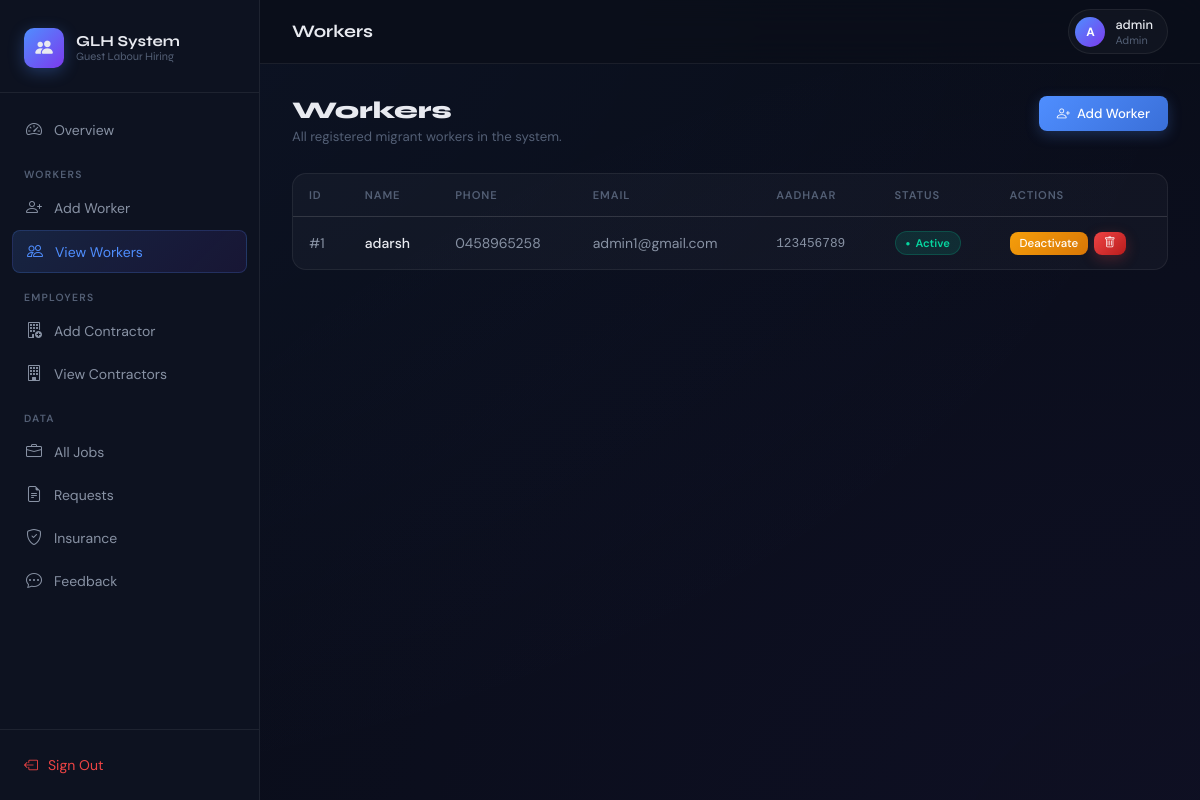
Screenshot of /admin-panel/workers/ (signed in) with the database file from the repository.
### hiring/models.py (models this page shows, shortened)
class UserProfile(models.Model):
    USER_TYPE_CHOICES = [
        ('Admin',    'Admin'),
        ('Police',   'Police'),
        ('Employer', 'Employer'),
        ('Worker',   'Worker'),
    ]
    STATUS_CHOICES = [
        ('Active',   'Active'),
        ('Inactive', 'Inactive'),
    ]
    user      = models.OneToOneField(User, on_delete=models.CASCADE, related_name='profile')
    user_type = models.CharField(max_length=20, choices=USER_TYPE_CHOICES)
    status    = models.CharField(max_length=10, choices=STATUS_CHOICES, default='Active')

class Worker(models.Model):
    GENDER_CHOICES = [('Male', 'Male'), ('Female', 'Female'), ('Other', 'Other')]
    wid             = models.AutoField(primary_key=True)
    name            = models.CharField(max_length=100)
    address         = models.TextField()
    gender          = models.CharField(max_length=10, choices=GENDER_CHOICES)
    phone           = models.CharField(max_length=15)
    email           = models.EmailField(unique=True)
    aadhaar_number  = models.CharField(max_length=12, unique=True)
    date_of_birth   = models.DateField()
    languages_known = models.CharField(max_length=200)
    login           = models.OneToOneField(UserProfile, on_delete=models.CASCADE, related_name='worker_profile')

### hiring/views.py (the view)
# urls.py: path('admin-panel/workers/',                 views.admin_view_workers,    name='admin_view_workers'),
@login_required
def admin_view_workers(request):
    if get_role(request.user) != 'Admin':
        return redirect('dashboard')
    workers = Worker.objects.select_related('login').all()
    return render(request, 'hiring/admin/view_workers.html', {'workers': workers})

### hiring/views.py (called while the page is built)
def get_role(user):
    try:
        return user.profile.user_type
    except Exception:
        return None

### hiring/templates/hiring/admin/view_workers.html (shortened to what this page needs)
{% extends "hiring/base.html" %}
{% block page_title %}Workers{% endblock %}
{% block sidebar %}
<a href="{% url 'admin_dashboard' %}"><i class="bi bi-speedometer2"></i> Overview</a>
<div class="nav-label">Workers</div>
<a href="{% url 'admin_add_worker' %}"><i class="bi bi-person-plus"></i> Add Worker</a>
<a href="{% url 'admin_view_workers' %}" class="active"><i class="bi bi-people"></i> View Workers</a>
<div class="nav-label">Employers</div>
<a href="{% url 'admin_add_contractor' %}"><i class="bi bi-building-add"></i> Add Contractor</a>
<a href="{% url 'admin_view_contractors' %}"><i class="bi bi-building"></i> View Contractors</a>
<div class="nav-label">Data</div>
<a href="{% url 'admin_view_jobs' %}"><i class="bi bi-briefcase"></i> All Jobs</a>
<a href="{% url 'admin_view_requests' %}"><i class="bi bi-file-earmark-text"></i> Requests</a>
<a href="{% url 'admin_manage_insurance' %}"><i class="bi bi-shield-check"></i> Insurance</a>
<a href="{% url 'admin_view_feedback' %}"><i class="bi bi-chat-dots"></i> Feedback</a>
{% endblock %}
{% block content %}
<div class="page-header fade-up">
  <div><h1>Workers</h1><p>All registered migrant workers in the system.</p></div>
  <a href="{% url 'admin_add_worker' %}" class="btn btn-primary"><i class="bi bi-person-plus"></i> Add Worker</a>
</div>
<div class="card fade-up">
  <div class="table-wrap">
    <table>
      <thead><tr><th>ID</th><th>Name</th><th>Phone</th><th>Email</th><th>Aadhaar</th><th>Status</th><th>Actions</th></tr></thead>
      <tbody>
      {% for w in workers %}
      <tr>
        <td>#{{ w.wid }}</td>
        <td style="color:var(--text);font-weight:500;">{{ w.name }}</td>
        <td>{{ w.phone }}</td>
        <td>{{ w.email }}</td>
        <td style="font-family:monospace;font-size:0.8rem;">{{ w.aadhaar_number }}</td>
        <td><span class="badge badge-{{ w.login.status|lower }}">{{ w.login.status }}</span></td>
        <td>
          <div style="display:flex;gap:6px;">
            <a href="{% url 'admin_toggle_worker' w.wid %}" class="btn btn-warning btn-xs">{% if w.login.status == 'Active' %}Deactivate{% else %}Activate{% endif %}</a>
            <a href="{% url 'admin_delete_worker' w.wid %}" class="btn btn-danger btn-xs" onclick="return confirm('Delete {{ w.name }}?')"><i class="bi bi-trash"></i></a>
          </div>
        </td>
      </tr>
      {% empty %}
      <tr><td colspan="7"><div class="empty-state"><i class="bi bi-people"></i><p>No workers registered yet.</p></div></td></tr>
      {% endfor %}
      </tbody>
    </table>
  </div>
</div>
{% endblock %}

### hiring/templates/hiring/base.html (shortened to what this page needs)
<!DOCTYPE html>
<html lang="en">
<head>
  <link rel="stylesheet" href="https://cdn.jsdelivr.net/npm/bootstrap-icons@1.11.3/font/bootstrap-icons.css">
</head>
<body>
{% if user.is_authenticated %}
<div class="app-layout">
  <aside class="sidebar">
    <div class="sidebar-brand">
      <div class="logo">
        <div class="logo-icon"><i class="bi bi-people-fill"></i></div>
        <div class="logo-text">GLH System<div class="logo-sub">Guest Labour Hiring</div></div>
      </div>
    </div>
    <nav class="sidebar-nav">{% block sidebar %}{% endblock %}</nav>
    <div class="sidebar-footer"><a href="{% url 'logout' %}"><i class="bi bi-box-arrow-left"></i> Sign Out</a></div>
  </aside>
  <div class="main-wrap">
    <div class="topbar">
      <div class="topbar-title">{% block page_title %}Dashboard{% endblock %}</div>
      <div class="user-badge">
        <div class="user-avatar">{{ user.username|slice:":1"|upper }}</div>
        <div><div class="user-name">{{ user.username }}</div><div class="user-role">{{ user.profile.user_type }}</div></div>
      </div>
    </div>
    <div class="content">
      {% block content %}{% endblock %}
    </div>
  </div>
</div>
{% else %}{% block public_content %}{% endblock %}{% endif %}
</body>
</html>

### rows the page displays
Worker: wid "1", name "adarsh", phone "0458965258", email "admin1@gmail.com", aadhaar_number "123456789", login.status "Active", shows "Deactivate"

### other values shown
{{ user.username|slice:":1"|upper }} "A"
{{ user.username }} "admin"
{{ user.profile.user_type }} "Admin"
